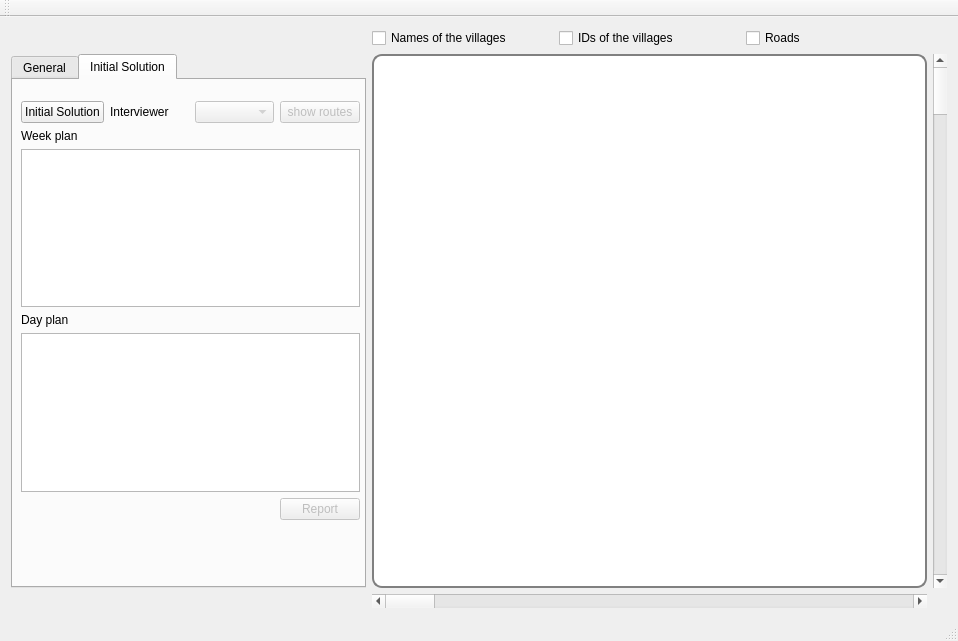
<?xml version="1.0" encoding="UTF-8"?>
<ui version="4.0">
 <class>MainWindow</class>
 <widget class="QMainWindow" name="MainWindow">
  <property name="geometry">
   <rect>
    <x>0</x>
    <y>0</y>
    <width>958</width>
    <height>641</height>
   </rect>
  </property>
  <property name="sizePolicy">
   <sizepolicy hsizetype="Expanding" vsizetype="Expanding">
    <horstretch>0</horstretch>
    <verstretch>0</verstretch>
   </sizepolicy>
  </property>
  <property name="windowTitle">
   <string>MainWindow</string>
  </property>
  <widget class="QWidget" name="centralWidget">
   <property name="sizePolicy">
    <sizepolicy hsizetype="Expanding" vsizetype="Expanding">
     <horstretch>0</horstretch>
     <verstretch>0</verstretch>
    </sizepolicy>
   </property>
   <layout class="QGridLayout" name="gridLayout_3">
    <item row="0" column="0">
     <layout class="QGridLayout" name="gridLayout">
      <item row="2" column="2">
       <widget class="QScrollBar" name="horizontalScrollBar">
        <property name="sizePolicy">
         <sizepolicy hsizetype="Expanding" vsizetype="Fixed">
          <horstretch>0</horstretch>
          <verstretch>0</verstretch>
         </sizepolicy>
        </property>
        <property name="value">
         <number>0</number>
        </property>
        <property name="orientation">
         <enum>Qt::Horizontal</enum>
        </property>
       </widget>
      </item>
      <item row="1" column="3">
       <widget class="QScrollBar" name="verticalScrollBar">
        <property name="sizePolicy">
         <sizepolicy hsizetype="Fixed" vsizetype="Expanding">
          <horstretch>0</horstretch>
          <verstretch>0</verstretch>
         </sizepolicy>
        </property>
        <property name="value">
         <number>0</number>
        </property>
        <property name="orientation">
         <enum>Qt::Vertical</enum>
        </property>
       </widget>
      </item>
      <item row="0" column="2">
       <layout class="QHBoxLayout" name="horizontalLayout">
        <item>
         <widget class="QCheckBox" name="checkBoxVillageNames">
          <property name="enabled">
           <bool>true</bool>
          </property>
          <property name="text">
           <string>Names of the villages</string>
          </property>
         </widget>
        </item>
        <item>
         <widget class="QCheckBox" name="checkBoxVillageIDs">
          <property name="enabled">
           <bool>true</bool>
          </property>
          <property name="text">
           <string>IDs of the villages</string>
          </property>
         </widget>
        </item>
        <item>
         <widget class="QCheckBox" name="checkBoxShowRoads">
          <property name="text">
           <string>Roads</string>
          </property>
         </widget>
        </item>
       </layout>
      </item>
      <item row="1" column="2">
       <widget class="QCustomPlot" name="widget" native="true">
        <property name="sizePolicy">
         <sizepolicy hsizetype="Expanding" vsizetype="Expanding">
          <horstretch>0</horstretch>
          <verstretch>0</verstretch>
         </sizepolicy>
        </property>
        <property name="styleSheet">
         <string notr="true">#widget {
border: 2px solid gray;
border-radius: 10px;
background: white;
}</string>
        </property>
       </widget>
      </item>
      <item row="1" column="1">
       <widget class="QTabWidget" name="tabWidget">
        <property name="enabled">
         <bool>true</bool>
        </property>
        <property name="sizePolicy">
         <sizepolicy hsizetype="Expanding" vsizetype="Expanding">
          <horstretch>100</horstretch>
          <verstretch>0</verstretch>
         </sizepolicy>
        </property>
        <property name="maximumSize">
         <size>
          <width>355</width>
          <height>16777215</height>
         </size>
        </property>
        <property name="currentIndex">
         <number>1</number>
        </property>
        <widget class="QWidget" name="tab_general">
         <attribute name="title">
          <string>General</string>
         </attribute>
         <widget class="QFrame" name="frame">
          <property name="geometry">
           <rect>
            <x>10</x>
            <y>10</y>
            <width>321</width>
            <height>141</height>
           </rect>
          </property>
          <property name="sizePolicy">
           <sizepolicy hsizetype="Fixed" vsizetype="Fixed">
            <horstretch>0</horstretch>
            <verstretch>0</verstretch>
           </sizepolicy>
          </property>
          <property name="maximumSize">
           <size>
            <width>400</width>
            <height>300</height>
           </size>
          </property>
          <property name="styleSheet">
           <string notr="true">#frame {
border: 2px solid gray;
border-radius: 10px;
}</string>
          </property>
          <property name="frameShape">
           <enum>QFrame::StyledPanel</enum>
          </property>
          <property name="frameShadow">
           <enum>QFrame::Raised</enum>
          </property>
          <widget class="QWidget" name="gridLayoutWidget_2">
           <property name="geometry">
            <rect>
             <x>10</x>
             <y>10</y>
             <width>301</width>
             <height>111</height>
            </rect>
           </property>
           <layout class="QGridLayout" name="gridLayout_4">
            <item row="1" column="2">
             <widget class="QTextEdit" name="textEditR">
              <property name="enabled">
               <bool>false</bool>
              </property>
              <property name="sizePolicy">
               <sizepolicy hsizetype="Fixed" vsizetype="Fixed">
                <horstretch>0</horstretch>
                <verstretch>0</verstretch>
               </sizepolicy>
              </property>
              <property name="maximumSize">
               <size>
                <width>80</width>
                <height>20</height>
               </size>
              </property>
              <property name="verticalScrollBarPolicy">
               <enum>Qt::ScrollBarAlwaysOff</enum>
              </property>
              <property name="horizontalScrollBarPolicy">
               <enum>Qt::ScrollBarAlwaysOff</enum>
              </property>
             </widget>
            </item>
            <item row="2" column="2">
             <widget class="QTextEdit" name="textEditH">
              <property name="enabled">
               <bool>false</bool>
              </property>
              <property name="sizePolicy">
               <sizepolicy hsizetype="Fixed" vsizetype="Fixed">
                <horstretch>0</horstretch>
                <verstretch>0</verstretch>
               </sizepolicy>
              </property>
              <property name="maximumSize">
               <size>
                <width>80</width>
                <height>20</height>
               </size>
              </property>
              <property name="verticalScrollBarPolicy">
               <enum>Qt::ScrollBarAlwaysOff</enum>
              </property>
              <property name="horizontalScrollBarPolicy">
               <enum>Qt::ScrollBarAlwaysOff</enum>
              </property>
             </widget>
            </item>
            <item row="2" column="1">
             <widget class="QPushButton" name="buttonOpenHouseh">
              <property name="sizePolicy">
               <sizepolicy hsizetype="Fixed" vsizetype="Fixed">
                <horstretch>0</horstretch>
                <verstretch>0</verstretch>
               </sizepolicy>
              </property>
              <property name="maximumSize">
               <size>
                <width>90</width>
                <height>30</height>
               </size>
              </property>
              <property name="text">
               <string>Households...</string>
              </property>
             </widget>
            </item>
            <item row="0" column="0">
             <widget class="QLabel" name="labFile1">
              <property name="sizePolicy">
               <sizepolicy hsizetype="Fixed" vsizetype="Fixed">
                <horstretch>0</horstretch>
                <verstretch>0</verstretch>
               </sizepolicy>
              </property>
              <property name="maximumSize">
               <size>
                <width>100</width>
                <height>30</height>
               </size>
              </property>
              <property name="autoFillBackground">
               <bool>false</bool>
              </property>
              <property name="text">
               <string>....</string>
              </property>
             </widget>
            </item>
            <item row="1" column="0">
             <widget class="QLabel" name="labFile2">
              <property name="sizePolicy">
               <sizepolicy hsizetype="Fixed" vsizetype="Fixed">
                <horstretch>0</horstretch>
                <verstretch>0</verstretch>
               </sizepolicy>
              </property>
              <property name="maximumSize">
               <size>
                <width>100</width>
                <height>30</height>
               </size>
              </property>
              <property name="autoFillBackground">
               <bool>false</bool>
              </property>
              <property name="text">
               <string>....</string>
              </property>
             </widget>
            </item>
            <item row="0" column="1">
             <widget class="QPushButton" name="buttonOpenVillages">
              <property name="sizePolicy">
               <sizepolicy hsizetype="Fixed" vsizetype="Fixed">
                <horstretch>0</horstretch>
                <verstretch>0</verstretch>
               </sizepolicy>
              </property>
              <property name="maximumSize">
               <size>
                <width>90</width>
                <height>30</height>
               </size>
              </property>
              <property name="text">
               <string>Villages...</string>
              </property>
             </widget>
            </item>
            <item row="2" column="0">
             <widget class="QLabel" name="labFile3">
              <property name="sizePolicy">
               <sizepolicy hsizetype="Fixed" vsizetype="Fixed">
                <horstretch>0</horstretch>
                <verstretch>0</verstretch>
               </sizepolicy>
              </property>
              <property name="maximumSize">
               <size>
                <width>100</width>
                <height>30</height>
               </size>
              </property>
              <property name="autoFillBackground">
               <bool>false</bool>
              </property>
              <property name="text">
               <string>....</string>
              </property>
             </widget>
            </item>
            <item row="1" column="1">
             <widget class="QPushButton" name="buttonOpenRoads">
              <property name="sizePolicy">
               <sizepolicy hsizetype="Fixed" vsizetype="Fixed">
                <horstretch>0</horstretch>
                <verstretch>0</verstretch>
               </sizepolicy>
              </property>
              <property name="maximumSize">
               <size>
                <width>90</width>
                <height>30</height>
               </size>
              </property>
              <property name="text">
               <string>Roads...</string>
              </property>
             </widget>
            </item>
            <item row="0" column="2">
             <widget class="QTextEdit" name="textEditN">
              <property name="enabled">
               <bool>false</bool>
              </property>
              <property name="sizePolicy">
               <sizepolicy hsizetype="Fixed" vsizetype="Fixed">
                <horstretch>0</horstretch>
                <verstretch>0</verstretch>
               </sizepolicy>
              </property>
              <property name="maximumSize">
               <size>
                <width>80</width>
                <height>20</height>
               </size>
              </property>
              <property name="verticalScrollBarPolicy">
               <enum>Qt::ScrollBarAlwaysOff</enum>
              </property>
              <property name="horizontalScrollBarPolicy">
               <enum>Qt::ScrollBarAlwaysOff</enum>
              </property>
             </widget>
            </item>
           </layout>
          </widget>
         </widget>
        </widget>
        <widget class="QWidget" name="tab_initsolution">
         <property name="enabled">
          <bool>true</bool>
         </property>
         <attribute name="title">
          <string>Initial Solution</string>
         </attribute>
         <widget class="QWidget" name="layoutWidget">
          <property name="geometry">
           <rect>
            <x>0</x>
            <y>10</y>
            <width>352</width>
            <height>441</height>
           </rect>
          </property>
          <layout class="QGridLayout" name="gridLayout_2">
           <property name="leftMargin">
            <number>8</number>
           </property>
           <property name="rightMargin">
            <number>5</number>
           </property>
           <item row="3" column="0" colspan="4">
            <widget class="QTableWidget" name="tableWidget_weekplans">
             <property name="maximumSize">
              <size>
               <width>350</width>
               <height>16777215</height>
              </size>
             </property>
             <property name="selectionBehavior">
              <enum>QAbstractItemView::SelectRows</enum>
             </property>
             <property name="textElideMode">
              <enum>Qt::ElideMiddle</enum>
             </property>
            </widget>
           </item>
           <item row="0" column="1">
            <widget class="QLabel" name="labelSelectInterviewer">
             <property name="text">
              <string>Interviewer</string>
             </property>
            </widget>
           </item>
           <item row="2" column="1">
            <spacer name="verticalSpacer">
             <property name="orientation">
              <enum>Qt::Vertical</enum>
             </property>
             <property name="sizeHint" stdset="0">
              <size>
               <width>20</width>
               <height>40</height>
              </size>
             </property>
            </spacer>
           </item>
           <item row="5" column="0">
            <widget class="QLabel" name="label_2">
             <property name="text">
              <string>Day plan</string>
             </property>
            </widget>
           </item>
           <item row="2" column="0">
            <widget class="QLabel" name="label">
             <property name="text">
              <string>Week plan</string>
             </property>
            </widget>
           </item>
           <item row="0" column="0">
            <widget class="QPushButton" name="pushButtonInitialSolution">
             <property name="enabled">
              <bool>true</bool>
             </property>
             <property name="text">
              <string>Initial Solution</string>
             </property>
            </widget>
           </item>
           <item row="5" column="2">
            <spacer name="verticalSpacer_2">
             <property name="orientation">
              <enum>Qt::Vertical</enum>
             </property>
             <property name="sizeHint" stdset="0">
              <size>
               <width>20</width>
               <height>40</height>
              </size>
             </property>
            </spacer>
           </item>
           <item row="0" column="3">
            <widget class="QPushButton" name="pushButtonShowRoute">
             <property name="enabled">
              <bool>false</bool>
             </property>
             <property name="text">
              <string>show routes</string>
             </property>
            </widget>
           </item>
           <item row="6" column="0" colspan="4">
            <widget class="QTableWidget" name="tableWidget_dayplans">
             <property name="maximumSize">
              <size>
               <width>350</width>
               <height>16777215</height>
              </size>
             </property>
             <property name="font">
              <font>
               <pointsize>7</pointsize>
              </font>
             </property>
             <property name="selectionBehavior">
              <enum>QAbstractItemView::SelectRows</enum>
             </property>
             <property name="textElideMode">
              <enum>Qt::ElideMiddle</enum>
             </property>
            </widget>
           </item>
           <item row="7" column="3">
            <widget class="QPushButton" name="pbShow_report">
             <property name="enabled">
              <bool>false</bool>
             </property>
             <property name="text">
              <string>Report</string>
             </property>
            </widget>
           </item>
           <item row="0" column="2">
            <widget class="QComboBox" name="comboBoxInterviewer">
             <property name="enabled">
              <bool>false</bool>
             </property>
            </widget>
           </item>
          </layout>
         </widget>
        </widget>
       </widget>
      </item>
     </layout>
    </item>
   </layout>
  </widget>
  <widget class="QMenuBar" name="menuBar">
   <property name="geometry">
    <rect>
     <x>0</x>
     <y>0</y>
     <width>958</width>
     <height>20</height>
    </rect>
   </property>
  </widget>
  <widget class="QToolBar" name="mainToolBar">
   <attribute name="toolBarArea">
    <enum>TopToolBarArea</enum>
   </attribute>
   <attribute name="toolBarBreak">
    <bool>false</bool>
   </attribute>
  </widget>
  <widget class="QStatusBar" name="statusBar"/>
  <action name="actionVillages">
   <property name="text">
    <string>Villages</string>
   </property>
  </action>
 </widget>
 <layoutdefault spacing="6" margin="11"/>
 <customwidgets>
  <customwidget>
   <class>QCustomPlot</class>
   <extends>QWidget</extends>
   <header location="global">qcustomplot.h</header>
   <container>1</container>
  </customwidget>
 </customwidgets>
 <tabstops>
  <tabstop>checkBoxVillageNames</tabstop>
  <tabstop>checkBoxVillageIDs</tabstop>
  <tabstop>checkBoxShowRoads</tabstop>
  <tabstop>tabWidget</tabstop>
  <tabstop>textEditR</tabstop>
  <tabstop>textEditH</tabstop>
  <tabstop>buttonOpenHouseh</tabstop>
  <tabstop>buttonOpenVillages</tabstop>
  <tabstop>buttonOpenRoads</tabstop>
  <tabstop>textEditN</tabstop>
  <tabstop>comboBoxInterviewer</tabstop>
  <tabstop>pushButtonInitialSolution</tabstop>
  <tabstop>pushButtonShowRoute</tabstop>
  <tabstop>tableWidget_weekplans</tabstop>
  <tabstop>pbShow_report</tabstop>
  <tabstop>tableWidget_dayplans</tabstop>
 </tabstops>
 <resources/>
 <connections/>
</ui>
